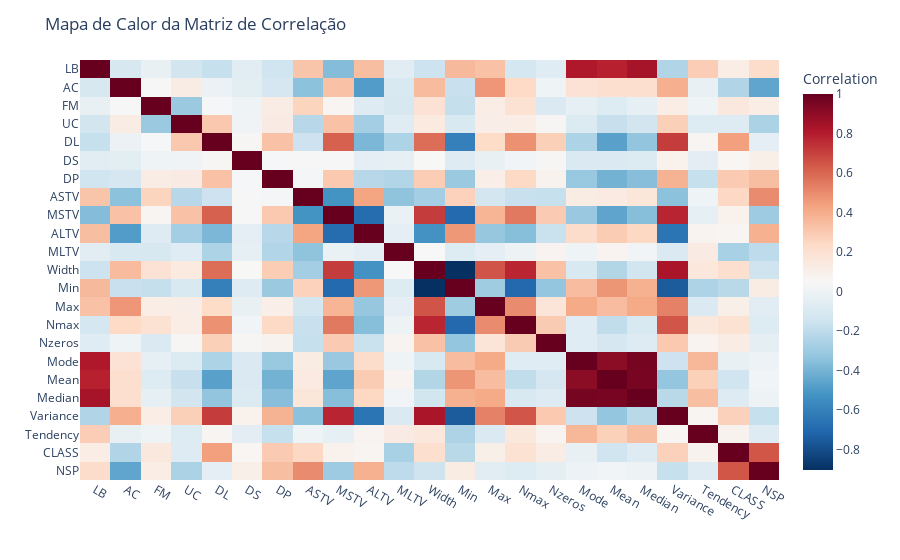

Here is the notebook cell this chart was saved with:
### Code cell
import plotly.express as px

# Supondo que seu DataFrame df esteja definido corretamente
# df = pd.DataFrame(...)

correlation_matrix = df.corr(method='spearman')

fig = px.imshow(correlation_matrix,
                labels=dict(color="Correlation"),
                x=correlation_matrix.columns,
                y=correlation_matrix.columns,
                color_continuous_scale='RdBu_r',
                aspect="auto")

fig.update_layout(title='Mapa de Calor da Matriz de Correlação')

fig.show()

### Figure 1 — Plotly figure (JSON) as saved in the notebook; plotly's stock layout.template omitted (floating-point values rounded to 4 significant figures; data arrays with more than 128 entries replaced by an {"elided": "..."} marker saying what was removed)
{"data": [{"coloraxis": "coloraxis", "hovertemplate": "x: %{x}<br>y: %{y}<br>Correlation: %{z}<extra></extra>", "name": "0", "type": "heatmap", "x": ["LB", "AC", "FM", "UC", "DL", "DS", "DP", "ASTV", "MSTV", "ALTV", "MLTV", "Width", "Min", "Max", "Nmax", "Nzeros", "Mode", "Mean", "Median", "Variance", "Tendency", "CLASS", "NSP"], "xaxis": "x", "y": ["LB", "AC", "FM", "UC", "DL", "DS", "DP", "ASTV", "MSTV", "ALTV", "MLTV", "Width", "Min", "Max", "Nmax", "Nzeros", "Mode", "Mean", "Median", "Variance", "Tendency", "CLASS", "NSP"], "yaxis": "y", "z": {"elided": "23x23 float values"}}], "layout": {"coloraxis": {"colorbar": {"title": {"text": "Correlation"}}, "colorscale": [[0, "rgb(5,48,97)"], [0.1, "rgb(33,102,172)"], [0.2, "rgb(67,147,195)"], [0.3, "rgb(146,197,222)"], [0.4, "rgb(209,229,240)"], [0.5, "rgb(247,247,247)"], [0.6, "rgb(253,219,199)"], [0.7, "rgb(244,165,130)"], [0.8, "rgb(214,96,77)"], [0.9, "rgb(178,24,43)"], [1, "rgb(103,0,31)"]]}, "margin": {"t": 60}, "title": {"text": "Mapa de Calor da Matriz de Correlação"}, "xaxis": {"anchor": "y", "domain": [0, 1]}, "yaxis": {"anchor": "x", "autorange": "reversed", "domain": [0, 1]}}}
